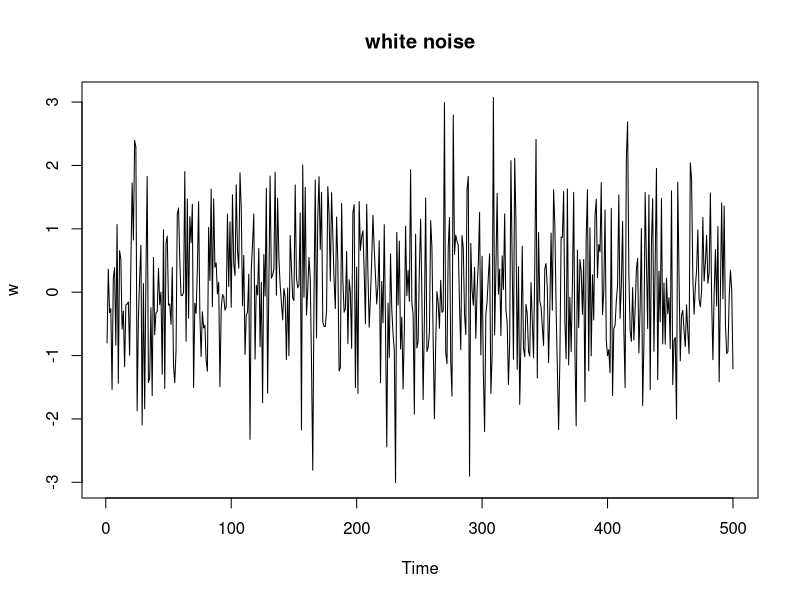
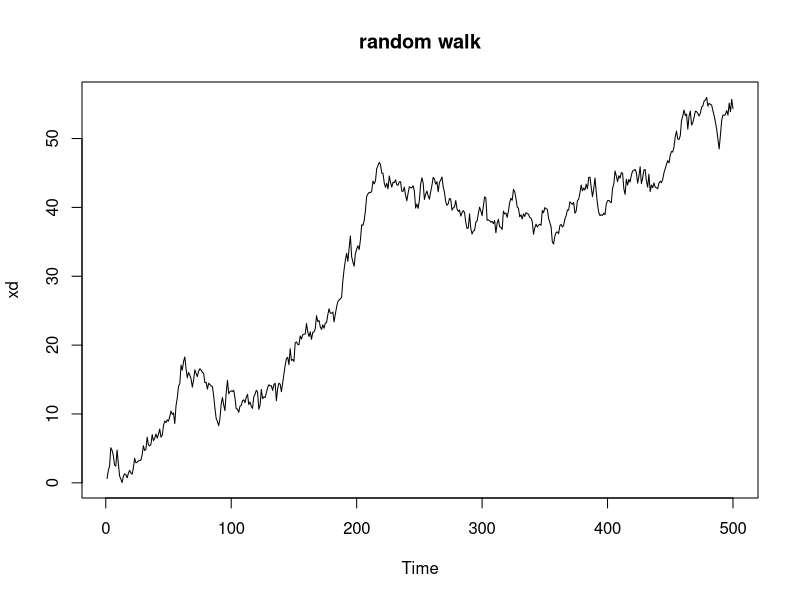
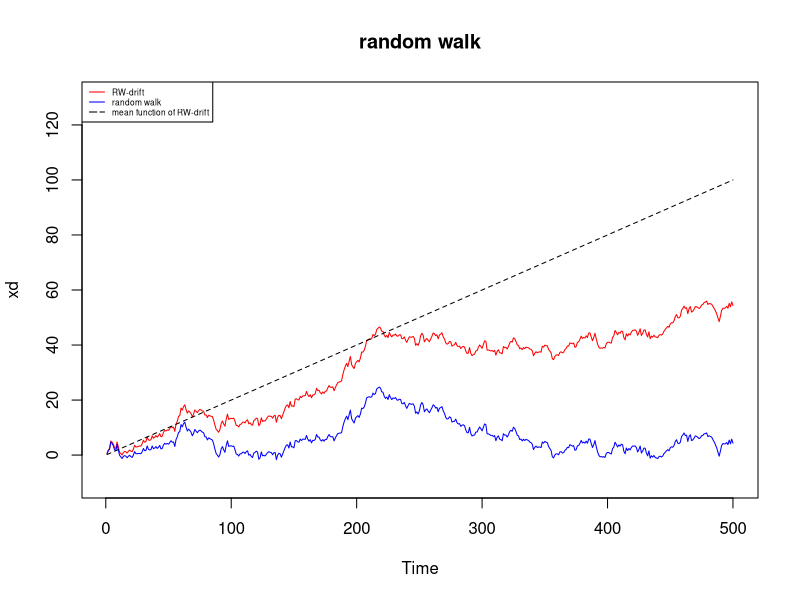
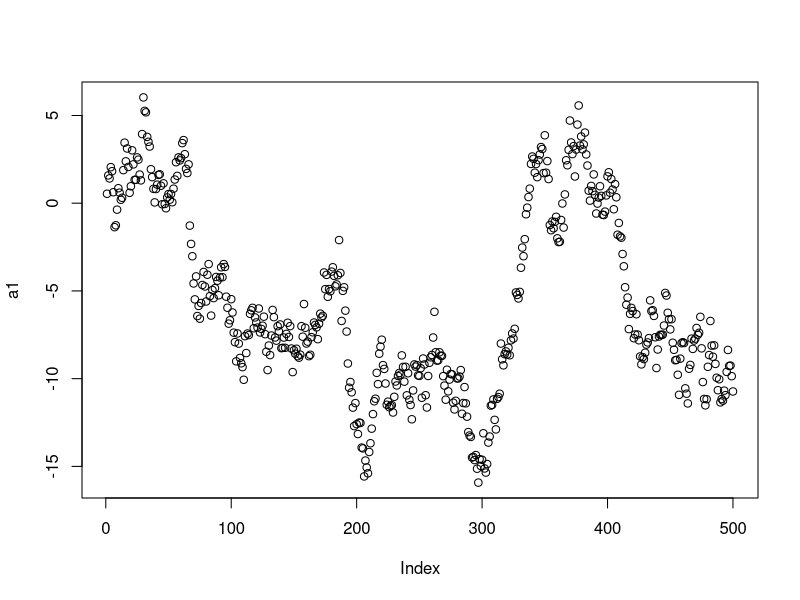

Recreate these plots in R, in order.
w = rnorm(500,0,1) 
plot.ts(w, main="white noise")

# random walk (with drift) #
w = rnorm(500,0,1)
x = cumsum(w) 

wd = w + 0.1
xd = cumsum(wd)

plot.ts(xd, main="random walk")
plot.ts(xd, ylim=c(-10,130), main="random walk", col="red")
lines(x, col="blue")
lines(.2*(1:500), lty="dashed")
legend("topleft",c("RW-drift","random walk","mean function of RW-drift"),col=c("red","blue", "black"),lty=c(1,1,5), pt.cex=1, cex=0.5)





w = rnorm(500, 0, 1)
d = runif(500, -0.05, 0.05)
a = w + d
a1 = cumsum(a)
plot(a1)